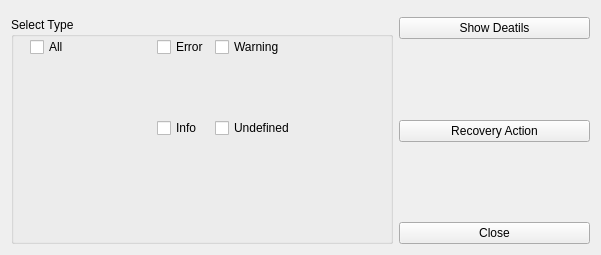
<?xml version="1.0" encoding="UTF-8"?>
<ui version="4.0">
 <class>LogViewer::CSystemLogViewerDlg</class>
 <widget class="QWidget" name="LogViewer::CSystemLogViewerDlg">
  <property name="geometry">
   <rect>
    <x>0</x>
    <y>0</y>
    <width>601</width>
    <height>255</height>
   </rect>
  </property>
  <property name="maximumSize">
   <size>
    <width>700</width>
    <height>500</height>
   </size>
  </property>
  <property name="windowTitle">
   <string>Form</string>
  </property>
  <layout class="QGridLayout" name="gridLayout_2">
   <item row="2" column="1">
    <spacer name="verticalSpacer_5">
     <property name="orientation">
      <enum>Qt::Vertical</enum>
     </property>
     <property name="sizeHint" stdset="0">
      <size>
       <width>177</width>
       <height>41</height>
      </size>
     </property>
    </spacer>
   </item>
   <item row="1" column="0" rowspan="2" colspan="2">
    <widget class="QGroupBox" name="groupBox">
     <property name="title">
      <string>Select Type</string>
     </property>
     <widget class="QWidget" name="layoutWidget">
      <property name="geometry">
       <rect>
        <x>19</x>
        <y>20</y>
        <width>341</width>
        <height>101</height>
       </rect>
      </property>
      <layout class="QGridLayout" name="gridLayout">
       <item row="0" column="4">
        <widget class="QCheckBox" name="warningBtn">
         <property name="text">
          <string>Warning</string>
         </property>
        </widget>
       </item>
       <item row="0" column="3">
        <widget class="QCheckBox" name="errorBtn">
         <property name="text">
          <string>Error</string>
         </property>
        </widget>
       </item>
       <item row="1" column="5" rowspan="2">
        <spacer name="horizontalSpacer_3">
         <property name="orientation">
          <enum>Qt::Horizontal</enum>
         </property>
         <property name="sizeHint" stdset="0">
          <size>
           <width>17</width>
           <height>20</height>
          </size>
         </property>
        </spacer>
       </item>
       <item row="1" column="0">
        <spacer name="verticalSpacer">
         <property name="orientation">
          <enum>Qt::Vertical</enum>
         </property>
         <property name="sizeHint" stdset="0">
          <size>
           <width>20</width>
           <height>18</height>
          </size>
         </property>
        </spacer>
       </item>
       <item row="2" column="1">
        <spacer name="horizontalSpacer_2">
         <property name="orientation">
          <enum>Qt::Horizontal</enum>
         </property>
         <property name="sizeHint" stdset="0">
          <size>
           <width>17</width>
           <height>20</height>
          </size>
         </property>
        </spacer>
       </item>
       <item row="0" column="5">
        <spacer name="horizontalSpacer_4">
         <property name="orientation">
          <enum>Qt::Horizontal</enum>
         </property>
         <property name="sizeHint" stdset="0">
          <size>
           <width>17</width>
           <height>20</height>
          </size>
         </property>
        </spacer>
       </item>
       <item row="0" column="1">
        <spacer name="horizontalSpacer">
         <property name="orientation">
          <enum>Qt::Horizontal</enum>
         </property>
         <property name="sizeHint" stdset="0">
          <size>
           <width>17</width>
           <height>20</height>
          </size>
         </property>
        </spacer>
       </item>
       <item row="2" column="4">
        <widget class="QCheckBox" name="undefinedBtn">
         <property name="text">
          <string>Undefined</string>
         </property>
        </widget>
       </item>
       <item row="2" column="3">
        <widget class="QCheckBox" name="infoBtn">
         <property name="text">
          <string>Info</string>
         </property>
        </widget>
       </item>
       <item row="0" column="0">
        <widget class="QCheckBox" name="allBtn">
         <property name="text">
          <string>All</string>
         </property>
        </widget>
       </item>
       <item row="1" column="2" colspan="3">
        <spacer name="verticalSpacer_2">
         <property name="orientation">
          <enum>Qt::Vertical</enum>
         </property>
         <property name="sizeHint" stdset="0">
          <size>
           <width>20</width>
           <height>18</height>
          </size>
         </property>
        </spacer>
       </item>
      </layout>
     </widget>
    </widget>
   </item>
   <item row="0" column="0" colspan="3">
    <widget class="MainMenu::CScrollTable" name="widget" native="true"/>
   </item>
   <item row="1" column="2" rowspan="2">
    <layout class="QVBoxLayout" name="verticalLayout">
     <item>
      <widget class="QPushButton" name="showDetailsBtn">
       <property name="text">
        <string>Show Deatils</string>
       </property>
      </widget>
     </item>
     <item>
      <spacer name="verticalSpacer_4">
       <property name="orientation">
        <enum>Qt::Vertical</enum>
       </property>
       <property name="sizeHint" stdset="0">
        <size>
         <width>175</width>
         <height>17</height>
        </size>
       </property>
      </spacer>
     </item>
     <item>
      <widget class="QPushButton" name="recoveryActionBtn">
       <property name="text">
        <string>Recovery Action</string>
       </property>
      </widget>
     </item>
     <item>
      <spacer name="verticalSpacer_3">
       <property name="orientation">
        <enum>Qt::Vertical</enum>
       </property>
       <property name="sizeHint" stdset="0">
        <size>
         <width>175</width>
         <height>13</height>
        </size>
       </property>
      </spacer>
     </item>
     <item>
      <widget class="QPushButton" name="closeBtn">
       <property name="text">
        <string>Close</string>
       </property>
      </widget>
     </item>
    </layout>
   </item>
  </layout>
 </widget>
 <customwidgets>
  <customwidget>
   <class>MainMenu::CScrollTable</class>
   <extends>QWidget</extends>
   <header>MainMenu/Include/ScrollTable.h</header>
   <container>1</container>
  </customwidget>
 </customwidgets>
 <resources/>
 <connections/>
</ui>
